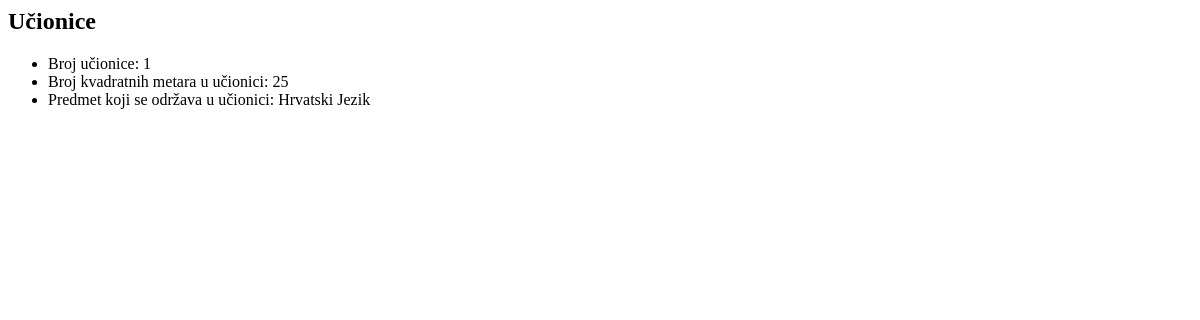
Before: /main/ucionice/ with the older database file.
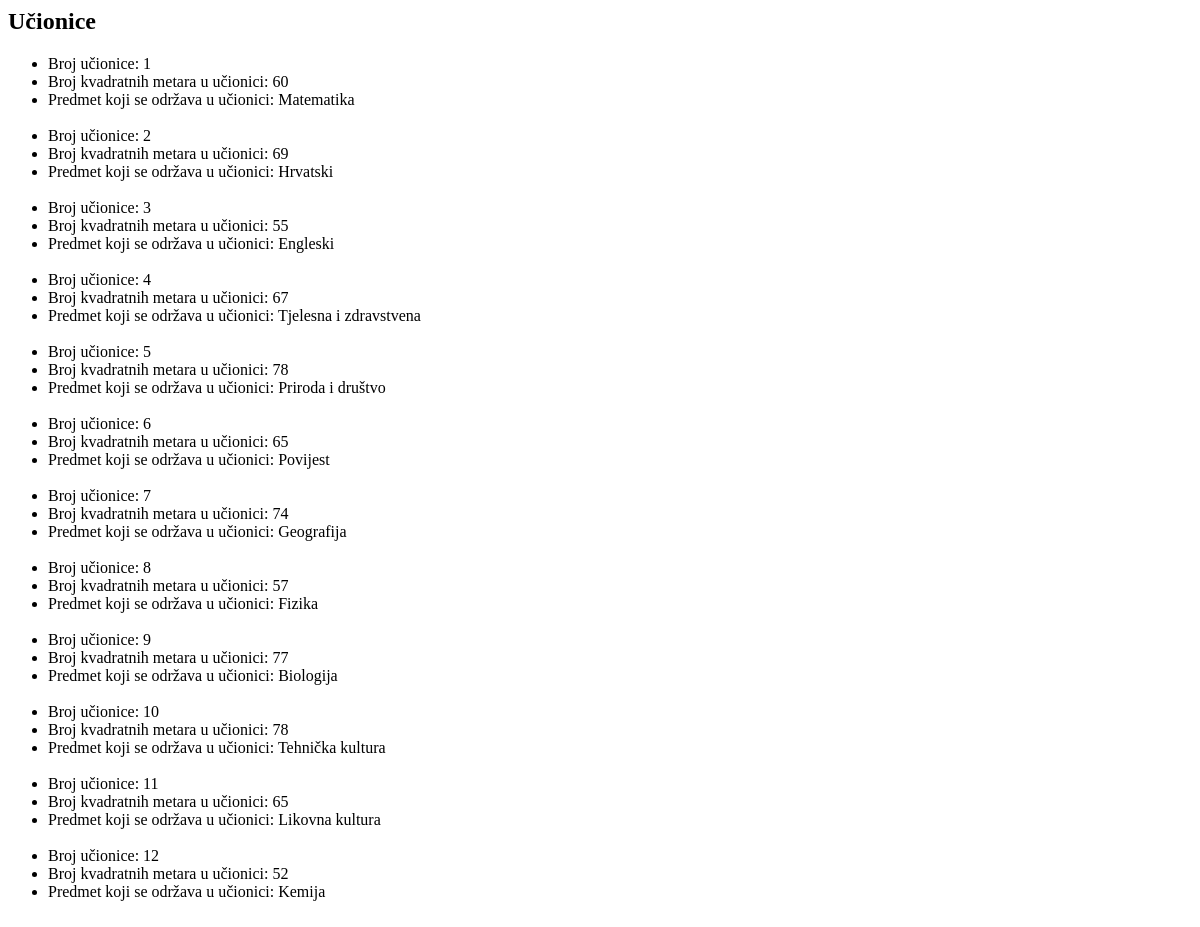
After: the same page with the newer database file.
### main/models.py (models this page shows, shortened)
class Ucionica(models.Model):
    ucionica_broj = models.PositiveIntegerField()
    ucionica_kvadratura = models.PositiveIntegerField()
    class Meta:
        verbose_name_plural = "Ucionice"

class Predmet(models.Model):
    predmet_naziv = models.CharField(max_length=100)
    predmet_opis = models.TextField()
    predmet_predavac = models.ForeignKey(Profesor, on_delete=models.CASCADE)
    ucionica = models.OneToOneField(
        Ucionica,
        on_delete=models.CASCADE,
        default = "0",
        primary_key=True,
    )
    class Meta:
        verbose_name_plural = "Predmeti"
        verbose_name = "Predmet"
    def __str__(self):
        return f"{self.predmet_naziv}"

### main/views.py (the view)
# urls.py: path('ucionice/', UcionicaList.as_view()),
class UcionicaList(ListView):
    model = Ucionica

### main/templates/main/ucionica_list.html
{% block content %}
    <h2>Učionice</h2>
    <ul>
        {% for ucionica in object_list %}
            <li>
                Broj učionice: {{ ucionica.ucionica_broj}}<br>
            </li>
            <li>
                Broj kvadratnih metara u učionici: {{ucionica.ucionica_kvadratura}} <br>
            </li>
            <li>
                Predmet koji se održava u učionici: {{ucionica.predmet}} <br>
            </li>
            <br>
        {% endfor %}
    </ul>
{% endblock %}

Changed rows visible on the page:
removed Ucionica: ucionica_broj "1", ucionica_kvadratura "25", predmet "Hrvatski Jezik"
added Ucionica: ucionica_broj "1", ucionica_kvadratura "60", predmet "Matematika"
added Ucionica: ucionica_broj "2", ucionica_kvadratura "69", predmet "Hrvatski"
added Ucionica: ucionica_broj "3", ucionica_kvadratura "55", predmet "Engleski"
added Ucionica: ucionica_broj "4", ucionica_kvadratura "67", predmet "Tjelesna i zdravstvena"
added Ucionica: ucionica_broj "5", ucionica_kvadratura "78", predmet "Priroda i društvo"
added Ucionica: ucionica_broj "6", ucionica_kvadratura "65", predmet "Povijest"
added Ucionica: ucionica_broj "7", ucionica_kvadratura "74", predmet "Geografija"
added Ucionica: ucionica_broj "8", ucionica_kvadratura "57", predmet "Fizika"
added Ucionica: ucionica_broj "9", ucionica_kvadratura "77", predmet "Biologija"
added Ucionica: ucionica_broj "10", ucionica_kvadratura "78", predmet "Tehnička kultura"
added Ucionica: ucionica_broj "11", ucionica_kvadratura "65", predmet "Likovna kultura"
added Ucionica: ucionica_broj "12", ucionica_kvadratura "52", predmet "Kemija"
